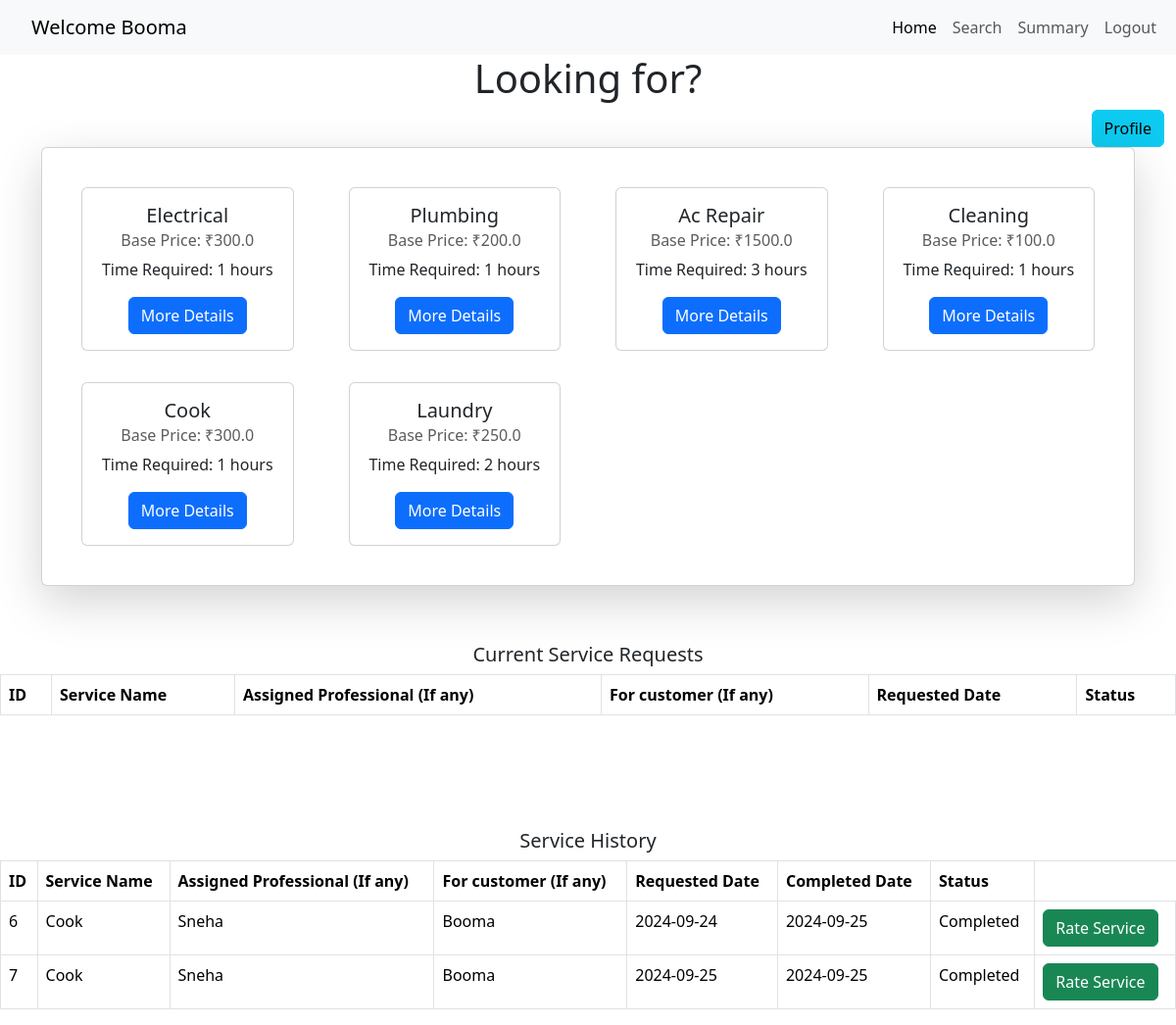
Page /customerhomepage/3 on the earlier database version.
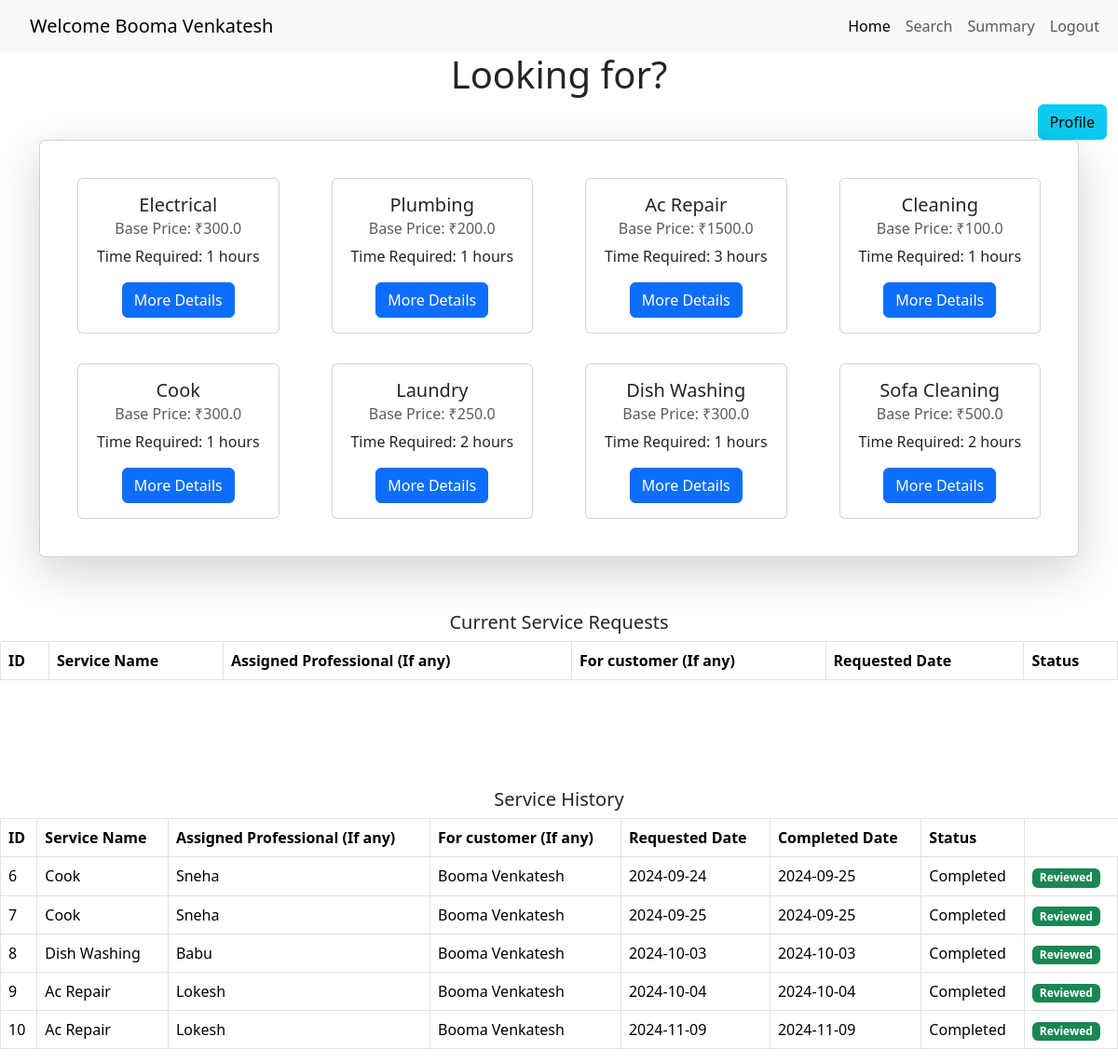
Same page on the later database version.
### application/models.py (models this page shows, shortened)
class Customer(db.Model):
    __tablename__ = 'customers'
    id = db.Column(db.Integer, primary_key=True)
    email = db.Column(db.String(120), unique=True, nullable=False)
    password = db.Column(db.String(120), nullable=False)
    full_name = db.Column(db.String(100), nullable=False)
    address = db.Column(db.String(200), nullable=False)
    pincode = db.Column(db.String(10), nullable=False)

class Service(db.Model):
    __tablename__ = 'services'
    service_id = db.Column(db.Integer, primary_key=True)
    name = db.Column(db.String(100), nullable=False)
    base_price = db.Column(db.Float, nullable=False)
    time_required = db.Column(db.String(50), nullable=False)
    descriptions = db.Column(db.Text, nullable=True)
    service_requests_list = db.relationship('ServiceRequest', backref='service', cascade='all, delete-orphan', lazy=True)

class ServiceRequest(db.Model):
    __tablename__ = 'service_requests'
    serv_req_id = db.Column(db.Integer, primary_key=True)
    service_id = db.Column(db.Integer, db.ForeignKey('services.service_id'), nullable=False)
    cust_id = db.Column(db.Integer, db.ForeignKey('customers.id'), nullable=False)
    professional_id = db.Column(db.Integer, db.ForeignKey('service_professionals.id'), nullable=True)
    date_of_req = db.Column(db.DateTime, default=date.today)
    date_of_completion = db.Column(db.DateTime, nullable=True)
    service_status = db.Column(db.String(50), nullable=False)  # requested, assigned, completed
    remarks = db.Column(db.Text, nullable=True)
    professional = db.relationship('ServiceProfessional', backref='service_requests', lazy=True)
    customer = db.relationship('Customer', backref='service_requests', lazy=True)

class ServiceProfessional(db.Model):
    __tablename__ = 'service_professionals'
    id = db.Column(db.Integer, primary_key=True)
    email = db.Column(db.String(120), unique=True, nullable=False)
    password = db.Column(db.String(120), nullable=False)
    full_name = db.Column(db.String(100), nullable=False)
    service_id = db.Column(db.Integer, db.ForeignKey('services.service_id'), nullable=False)
    experience = db.Column(db.Integer, nullable=False)
    profile_doc = db.Column(db.String(200), nullable=False)
    address = db.Column(db.String(200), nullable=False)
    pincode = db.Column(db.String(10), nullable=False)
    date_created = db.Column(db.DateTime, default=date.today())
    status = db.Column(db.String(50), nullable=False)
    service = db.relationship('Service', backref='service_professionals', lazy=True)

### app.py (the view)
@app.route('/customerhomepage/<int:id>', methods=['GET'])
def customerhomepage(id):
    customer = Customer.query.get(id)
    services = Service.query.all()
    service_requests = ServiceRequest.query.filter_by(cust_id=id).all()
    return render_template("customerhomepage.html", customer=customer, services=services, service_requests=service_requests)

### templates/customerhomepage.html (shortened to what the changed rows need)
<!DOCTYPE html>
<html lang="en">
<head>
    <link href="https://cdn.jsdelivr.net/npm/bootstrap@5.3.3/dist/css/bootstrap.min.css" rel="stylesheet">
</head>
<body>
    <nav class="navbar navbar-expand-lg navbar-light bg-light">
        <div class="container-fluid">
          <a class="navbar-brand" href="#">Welcome {{ customer.full_name }}</a>
          <div class="collapse navbar-collapse" id="navbarNavAltMarkup">
            <div class="navbar-nav">
            </div>
          </div>
        </div>
    </nav>
    <h1 style="text-align: center;">Looking for?</h1>
    <div class="container">
        <div class="card p-4 shadow-lg mb-5">
            <div class="row">
                {% for service in services %}
                <div class="col-12 col-md-4 col-lg-3 d-flex justify-content-center">
                    <div class="card m-3" style="width: 18rem;">
                        <div class="card-body text-center">
                            <h5 class="card-title">{{ service.name }}</h5>
                            <h6 class="card-subtitle mb-2 text-muted">Base Price: ₹{{ service.base_price }}</h6>
                            <p class="card-text">Time Required: {{ service.time_required }} hours</p>
                            <a href="{{ url_for('servicedetails', service_id=service.service_id, customer_id=customer.id) }}" class="btn btn-primary">More Details</a>
                        </div>
                    </div>
                </div>
                {% endfor %}
            </div>
        </div>
    </div>
    <div style="margin-top: 10px;">
        <div class="d-flex flex-wrap col-md-12 justify-content-center">
            <table class="table table-bordered">
                <thead>
                    <tr>
                        <th>ID</th>
                        <th>Service Name</th>
                        <th>Assigned Professional (If any)</th>
                        <th>For customer (If any)</th>
                        <th>Requested Date</th>
                        <th>Status</th>
                    </tr>
                </thead>
            </table>
    </div>
    <div style="margin-top: 100px;">
        <div class="d-flex flex-wrap col-md-12 justify-content-center">
            <table class="table table-bordered">
                <thead>
                    <tr>
                        <th>ID</th>
                        <th>Service Name</th>
                        <th>Assigned Professional (If any)</th>
                        <th>For customer (If any)</th>
                        <th>Requested Date</th>
                        <th>Completed Date</th>
                        <th>Status</th>
                    </tr>
                </thead>
                <tbody>
                    {% for request in service_requests %}
                    {% if request.service_status == 'completed' %}
                        <tr>
                            <td>{{ request.serv_req_id }}</td>
                            <td>{{ request.service.name }}</td>
                            <td>{% if request.professional %} {{ request.professional.full_name }} {% else %} Not Assigned {% endif %}</td>
                            <td>{% if request.customer %} {{ request.customer.full_name }} {% else %} Not Assigned {% endif %}</td>
                            <td>{{ request.date_of_req.strftime('%Y-%m-%d') }}</td>
                            <td>{{ request.date_of_completion.strftime('%Y-%m-%d') }}</td>
                            <td>{{ request.service_status.title() }}</td>
                            <td>
                                {% if request.service_status == 'completed' %}
                                    {% if request.ratings | length > 0 and request.ratings[0].rating_status == 'True' %}
                                        <span class="badge bg-success">Reviewed</span>
                                    {% else %}
                                        <a href="{{ url_for('rate_service', serv_req_id=request.serv_req_id) }}" class="btn btn-success">Rate Service</a>
                                    {% endif %}
                                {% endif %}
                            </td>
                        </tr>
                    {% endif %}
                    {% endfor %}
                </tbody>
            </table>
        </div>
    </div>
</body>
</html>

Differences in the rows shown:
changed Customer: full_name "Booma" → "Booma Venkatesh"
added Service: name "Dish Washing", base_price "300.0", time_required "1"
added Service: name "Sofa Cleaning", base_price "500.0", time_required "2"
changed through a linked row, ServiceRequest id 6: customer.full_name "Booma" → "Booma Venkatesh"; text "Rate Service" → "Reviewed"
changed through a linked row, ServiceRequest id 7: customer.full_name "Booma" → "Booma Venkatesh"; text "Rate Service" → "Reviewed"
added ServiceRequest: serv_req_id "8", service.name "Dish Washing", professional.full_name "Babu", customer.full_name "Booma Venkatesh", date_of_req "2024-10-03", date_of_completion "2024-10-03", service_status "Completed", shows "Reviewed"
added ServiceRequest: serv_req_id "9", service.name "Ac Repair", professional.full_name "Lokesh", customer.full_name "Booma Venkatesh", date_of_req "2024-10-04", date_of_completion "2024-10-04", service_status "Completed", shows "Reviewed"
added ServiceRequest: serv_req_id "10", service.name "Ac Repair", professional.full_name "Lokesh", customer.full_name "Booma Venkatesh", date_of_req "2024-11-09", date_of_completion "2024-11-09", service_status "Completed", shows "Reviewed"
